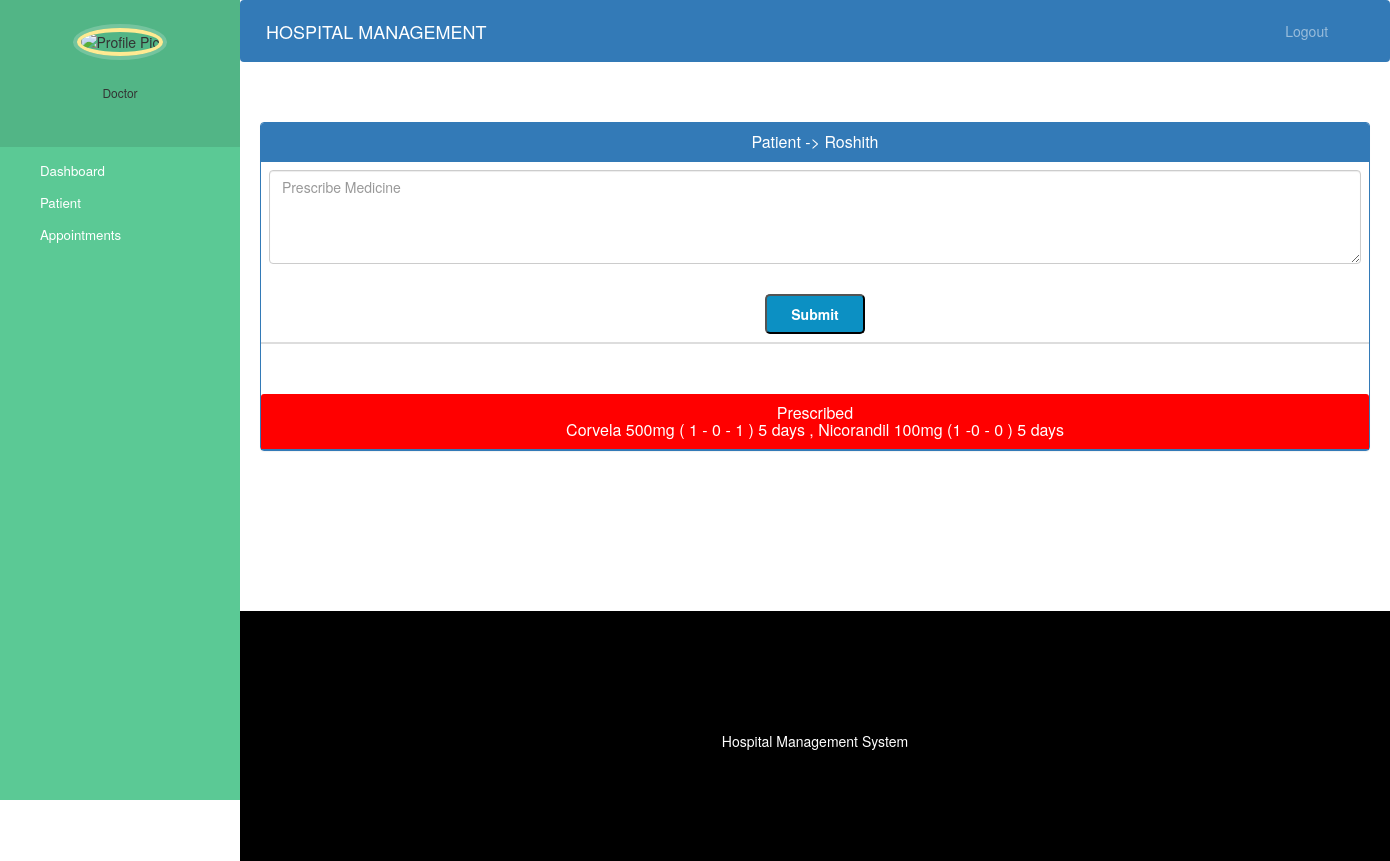
The page /prescribe/10 on the database its author committed.
### hospital/models.py (models this page shows, shortened)
class Patient(models.Model):
    user=models.OneToOneField(User,on_delete=models.CASCADE)
    profile_pic= models.ImageField(upload_to='profile_pic/PatientProfilePic/',null=True,blank=True)
    address = models.CharField(max_length=40)
    mobile = models.CharField(max_length=20,null=False)
    symptoms = models.CharField(max_length=100,null=False)
    assignedDoctorId = models.PositiveIntegerField(null=True)
    admitDate=models.DateField(auto_now=True)
    status=models.BooleanField(default=False)
    otp=models.IntegerField(null=True,blank=True)
    prescription=models.CharField(max_length=5000,null=True,blank=True)

### hospital/views.py (the view)
# urls.py: path('prescribe/<int:id>',views.prescribe,name='prescribe'),
def prescribe(request,id):
    patient=Patient.objects.get(id=id)
    context={
        'patient':patient
    }
    if request.method == 'POST':
        prescription=request.POST['prescription']
        patient.prescription=prescription
        patient.save()
    return render(request,'hospital/prescribe.html',context)

### templates/hospital/prescribe.html (shortened to what this page needs)
{% extends 'hospital/doctor_base.html' %}
{% block content %}
{%load static%}
<head>
  <link href="//netdna.bootstrapcdn.com/bootstrap/3.0.0/css/bootstrap.min.css" rel="stylesheet" id="bootstrap-css">
</head>
<div class="container">
  <div class="panel panel-primary">
    <div class="panel-heading">
      <h6 class="panel-title">Patient -> {{patient.user.first_name}}</h6>
    </div>
    <table class="table table-hover" id="dev-table">
      <thead>
        <tr>
          <th colspan="6" style="text-align: center;">
            <form method="post">
                <textarea class="form-control" name="prescription" placeholder="Prescribe Medicine" rows="4" cols="50"></textarea><br>
                <button id="buttonEdit" type="submit">Submit</button>
            </form>
          </th>
        </tr>
      </thead>
    </table>
    {% if patient.prescription %}
    <div class="panel-heading" style="margin-top: 50px; background-color: red; height:auto;">
        <h6 class="panel-title">Prescribed</h6>
        <h6 class="panel-title">{{patient.prescription}}</h6>
      </div>
      {% endif %}
  </div>
</div>
{% endblock content %}

### templates/hospital/doctor_base.html (style rules this page uses)
body { padding-left: 240px; }

### templates/hospital/prescribe.html (style rules this page uses)
h6 { text-align: center; }
#buttonEdit { border-radius: 5px; background-color: #0C90C3; color: white; width: 100px; height: 40px; margin-top: 10px; }

### rows shown on the page
Patient: user.first_name "Roshith", prescription "Corvela 500mg ( 1 - 0 - 1 ) 5 days , Nicorandil 100mg (1 -0 - 0 ) 5 days"
